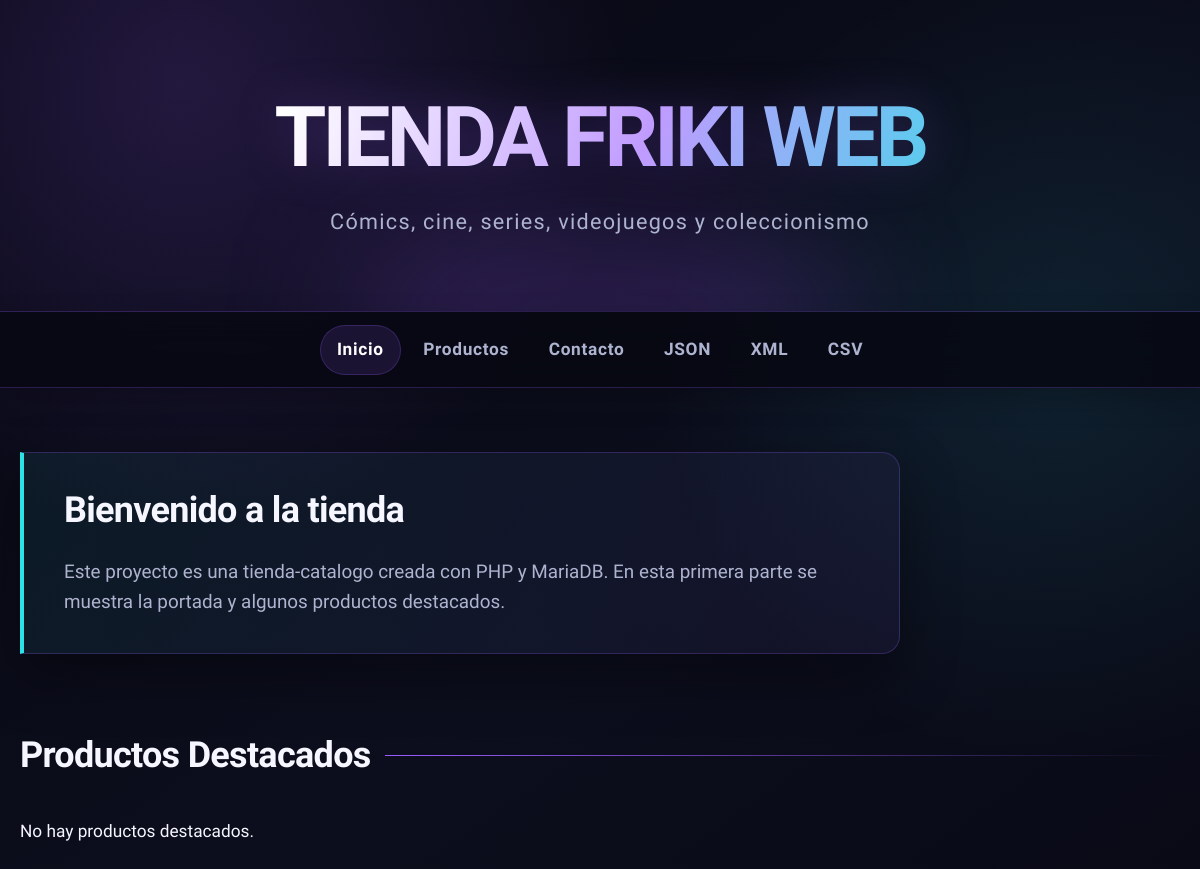
Before: / with the older database file.
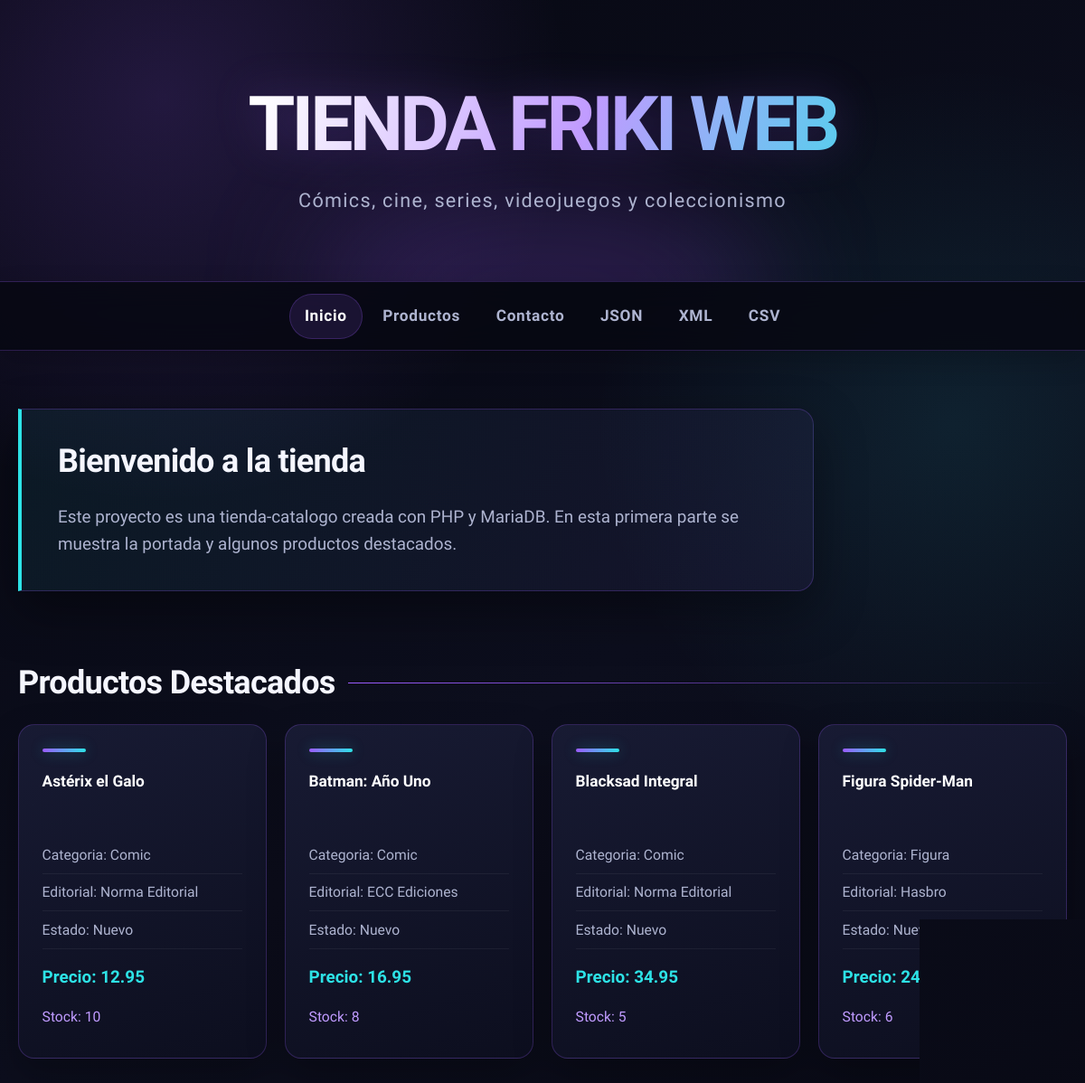
After: the same page with the newer database file.
### tables this page shows
create table productos (
    id int auto_increment primary key,
    nombre varchar(120) not null,
    descripcion text,
    precio decimal(8, 2) not null,
    stock int not null default 0,
    imagen varchar(150),
    destacado tinyint(1) not null default 0,
    categoria_id int not null,
    editorial_id int not null,
    estado_id int not null,
    foreign key (categoria_id) references categorias(id),
    foreign key (editorial_id) references editoriales(id),
    foreign key (estado_id) references estados_producto(id)
);

create table categorias (
    id int auto_increment primary key,
    nombre varchar(50) not null,
    descripcion varchar(255)
);

create table editoriales (
    id int auto_increment primary key,
    nombre varchar(100) not null,
    pais varchar(60),
    web varchar(150),
    tipo varchar(60)
);

create table estados_producto (
    id int auto_increment primary key,
    nombre varchar(50) not null,
    descripcion varchar(255)
);

### index.php (the view, shortened to what this page needs)
<?php
    require "./config/conexion.php";
    $sql = "
        select p.id, p.nombre, p.precio, p.stock, c.nombre as categoria, e.nombre as editorial, ep.nombre as estado
        from productos p inner join categorias c on p.categoria_id = c.id
        inner join editoriales e on p.editorial_id = e.id
        inner join estados_producto ep on p.estado_id = ep.id
        where p.destacado = 1
        order by p.nombre
        limit 4";
    $destacados = $conexion->query($sql);
?>
<!DOCTYPE html>
<html lang="es">
<head>
    <link rel="stylesheet" href="./assets/css/styles.css">
    <link rel="stylesheet" href="./assets/css/styles-index.css">
</head>
<body>
    <header>
        <h1>Tienda Friki Web</h1>
        <p>Cómics, cine, series, videojuegos y coleccionismo</p>
    </header>
    <nav>
        <a href="./index.php">Inicio</a>
        <a href="./productos.php">Productos</a>
        <a href="./contacto.php">Contacto</a>
        <a href="./api_json.php">JSON</a>
        <a href="./api_xml.php">XML</a>
        <a href="./exportar_csv.php">CSV</a>
    </nav>
    <main>
        <section>
            <h2>Bienvenido a la tienda</h2>
            <p>
                Este proyecto es una tienda-catalogo creada con PHP y MariaDB.
                En esta primera parte se muestra la portada y algunos productos destacados.
            </p>
        </section>
        <section>
            <h2>Productos Destacados</h2>
            <div class="grid-productos">
                <?php if($destacados && $destacados->num_rows >1){ ?>
                    <?php while($producto = $destacados->fetch_assoc()){ ?>
                        <article class="tarjeta">
                            <h3><?php echo htmlspecialchars($producto["nombre"]); ?></h3>
                            <p>Categoria: <?php echo htmlspecialchars($producto["categoria"]); ?></p>
                            <p>Editorial: <?php echo htmlspecialchars($producto["editorial"]); ?></p>
                            <p>Estado: <?php echo htmlspecialchars($producto["estado"]); ?></p>
                            <p>Precio: <?php echo htmlspecialchars($producto["precio"]); ?></p>
                            <p>Stock: <?php echo htmlspecialchars($producto["stock"]); ?></p>
                        </article>
                    <?php } ?>
                <?php }else{ ?>
                    <p>No hay productos destacados.</p>
                <?php } ?>
            </div>
        </section>
    </main>
</body>
</html>

### assets/css/styles.css (style rules this page uses)
:root { --fondo: #070812; --superficie: #14162b; --superficie-transparente: rgba(20, 22, 43, 0.86); --superficie-clara: #191c35; --texto: #f5f6ff; --texto-suave: #aeb4d0; --violeta: #9b5cff; --violeta-claro: #c09bff; --cian: #2de2e6; --rojo: #ff5c8a; --borde: rgba(155, 92, 255, 0.24); --sombra: 0 22px 55px rgba(0, 0, 0, 0.38); }
* { box-sizing: border-box; }
html { scroll-behavior: smooth; }
body { min-height: 100vh; margin: 0; color: var(--texto); font-family: "Rajdhani", system-ui, sans-serif; font-size: 1.08rem; line-height: 1.6; background: radial-gradient(circle at 15% 8%, rgba(155, 92, 255, 0.18), transparent 28rem), radial-gradient(circle at 88% 35%, rgba(45, 226, 230, 0.09), transparent 25rem), linear-gradient(145deg, #070812 0%, #0c0e1d 55%, #080914 100%); }
body::before { position: fixed; inset: 0; z-index: -1; content: ""; pointer-events: none; opacity: 0.22; background-image: linear-gradient(rgba(255, 255, 255, 0.025) 1px, transparent 1px), linear-gradient(90deg, rgba(255, 255, 255, 0.025) 1px, transparent 1px); background-size: 40px 40px; mask-image: linear-gradient(to bottom, black, transparent 80%); }
h1, h2, h3 { margin-top: 0; font-family: "Orbitron", system-ui, sans-serif; line-height: 1.2; }
header { position: relative; overflow: hidden; padding: 4.5rem 1.5rem 3.5rem; text-align: center; border-bottom: 1px solid var(--borde); }
header::before { position: absolute; bottom: -8rem; left: 50%; width: 32rem; height: 15rem; content: ""; transform: translateX(-50%); border-radius: 50%; background: rgba(155, 92, 255, 0.2); filter: blur(65px); }
header h1 { position: relative; z-index: 1; max-width: 900px; margin: 0 auto; color: transparent; font-size: clamp(2.35rem, 7vw, 4.8rem); letter-spacing: -0.04em; text-transform: uppercase; background: linear-gradient(110deg, #fff 15%, var(--violeta-claro) 55%, var(--cian)); background-clip: text; -webkit-background-clip: text; filter: drop-shadow(0 0 24px rgba(155, 92, 255, 0.24)); }
header p { position: relative; z-index: 1; max-width: 700px; margin: 1rem auto 0; color: var(--texto-suave); font-size: clamp(1.05rem, 2.4vw, 1.35rem); font-weight: 500; letter-spacing: 0.06em; }
nav { position: sticky; top: 0; z-index: 10; display: flex; justify-content: center; gap: 0.35rem; padding: 0.8rem 1rem; overflow-x: auto; border-bottom: 1px solid var(--borde); background: rgba(7, 8, 18, 0.82); box-shadow: 0 10px 30px rgba(0, 0, 0, 0.2); backdrop-filter: blur(16px); }
nav a { flex: 0 0 auto; padding: 0.62rem 1rem; color: var(--texto-suave); font-weight: 700; letter-spacing: 0.04em; text-decoration: none; border: 1px solid transparent; border-radius: 999px; transition: color 180ms ease, background-color 180ms ease, border-color 180ms ease, transform 180ms ease; }
main { width: min(1160px, calc(100% - 2rem)); margin: 0 auto; padding: 4rem 0 6rem; }

Changed rows visible on the page:
added productos: nombre "Astérix el Galo", categoria.nombre "Comic", editorial.nombre "Norma Editorial", estado.nombre "Nuevo", precio "12.95", stock "10"
added productos: nombre "Batman: Año Uno", categoria.nombre "Comic", editorial.nombre "ECC Ediciones", estado.nombre "Nuevo", precio "16.95", stock "8"
added productos: nombre "Blacksad Integral", categoria.nombre "Comic", editorial.nombre "Norma Editorial", estado.nombre "Nuevo", precio "34.95", stock "5"
added productos: nombre "Figura Spider-Man", categoria.nombre "Figura", editorial.nombre "Hasbro", estado.nombre "Nuevo", precio "24.95", stock "6"
Other visible differences:
text no longer shown: "No hay productos destacados."
